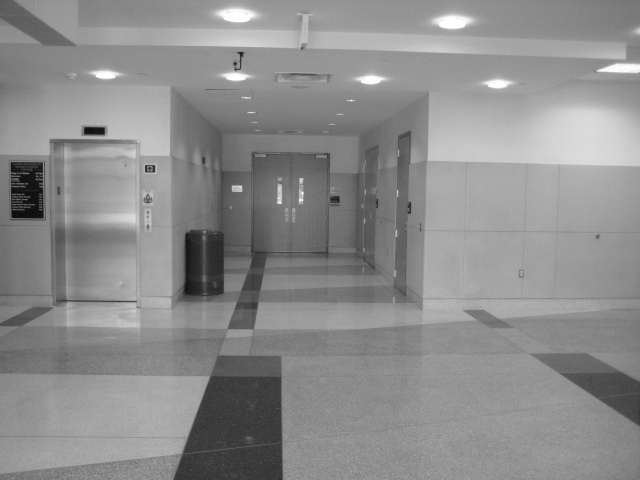
#> input picture negative_images/UMD_045.jpg, 640 x 480 px; its folder holds only this picture in this run
$ python -i utils.py   (imports and definitions only)
#> lines starting #> are read from the running program, lines starting #| are printed output that depends on the picture
import os
import cv2
import numpy as np
import matplotlib.pyplot as plt
import matplotlib.patches as patches
from skimage import feature, transform
from sklearn.feature_extraction.image import PatchExtractor

# [38 lines left out: functions count_elements_in_folder, read_and_convert, not called in this run]


def process_image(img_path, rescaling_factor=None):
    """
    Process an image by performing histogram equalization and optional rescaling.

    Args:
        img_path (str): The path to the input image file.
        rescaling_factor (float, optional): The factor by which to rescale the image.
                                            Default is None.

    Returns:
        numpy.ndarray: The processed image.
    """
#> called with img_path = 'negative_images/UMD_045.jpg'
    img = cv2.imread(img_path)
#> img is the input picture: shape (480, 640, 3); min 7, max 255, mean 140.5

    if len(img.shape) == 2:
        img = cv2.equalizeHist(img)
    else:
        img = cv2.cvtColor(img, cv2.COLOR_BGR2GRAY)
#> img: shape (480, 640)
        img = cv2.equalizeHist(img)
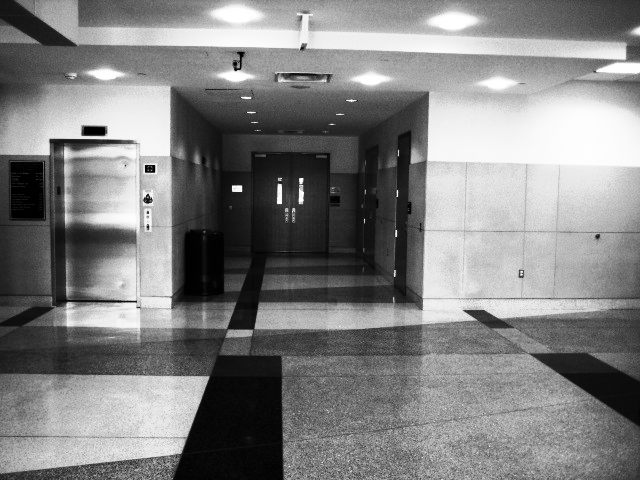
#> img: shape (480, 640); min 0, max 255, mean 128.9

    if rescaling_factor is not None:
        img = transform.rescale(img, rescaling_factor)

    return img


# [224 lines left out: functions extract_patches, sliding_window, non_max_suppression, detect_faces, show_bboxes, not called in this run]

>>> result = process_image('negative_images/UMD_045.jpg')

$ run again, on negative_images/UMD_054.jpg
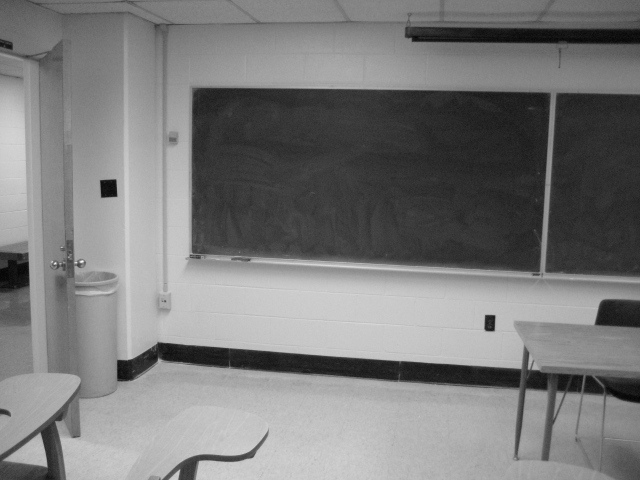
#> input picture negative_images/UMD_054.jpg, 640 x 480 px
#> in process_image, img is the input picture: shape (480, 640, 3); min 1, max 249, mean 122.9
#> in process_image, `img = cv2.equalizeHist(img)`:
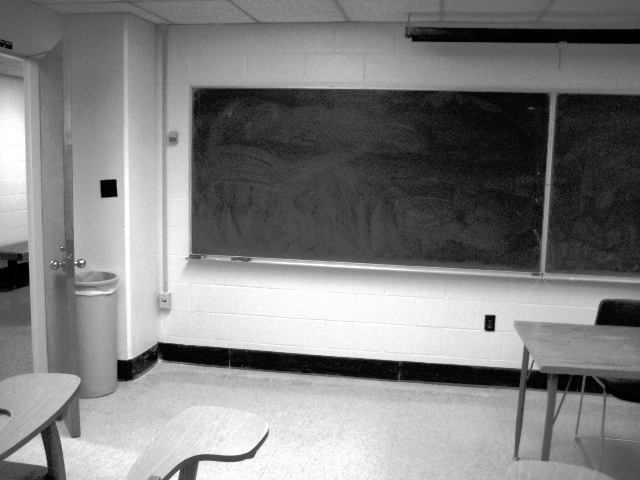
#> img: shape (480, 640); min 0, max 255, mean 128.3

$ run again, on negative_images/UMD_069.jpg
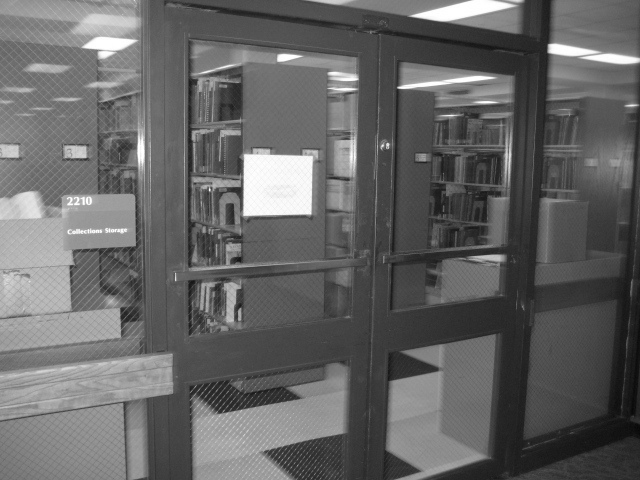
#> input picture negative_images/UMD_069.jpg, 640 x 480 px
#> in process_image, img is the input picture: shape (480, 640, 3); min 7, max 255, mean 101.1
#> in process_image, `img = cv2.equalizeHist(img)`:
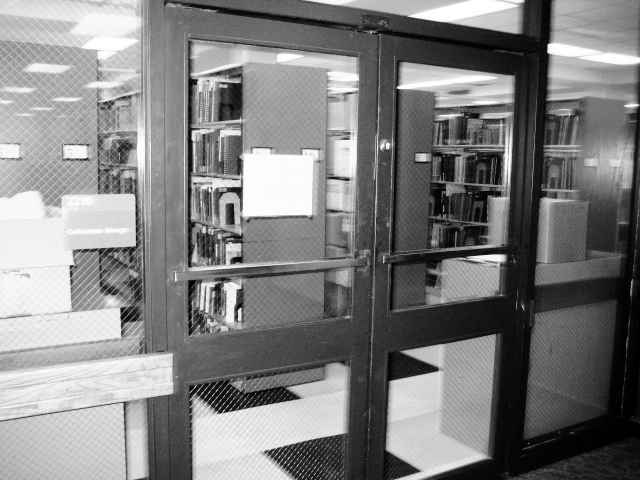
#> img: shape (480, 640); min 0, max 255, mean 128.4

$ run again, on negative_images/UMD_084.jpg
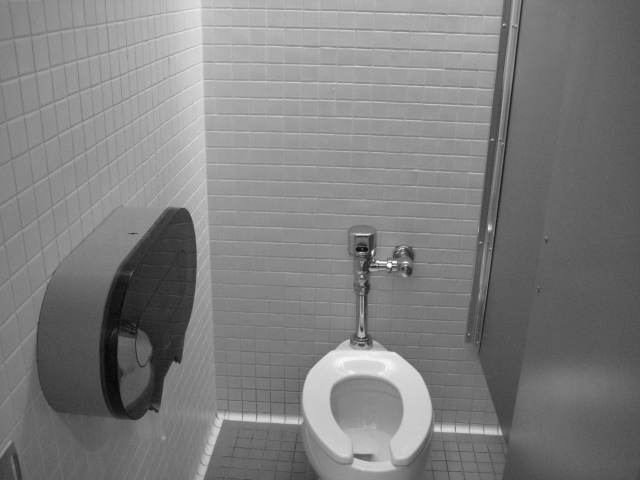
#> input picture negative_images/UMD_084.jpg, 640 x 480 px
#> in process_image, img is the input picture: shape (480, 640, 3); min 5, max 255, mean 126.5
#> in process_image, `img = cv2.equalizeHist(img)`:
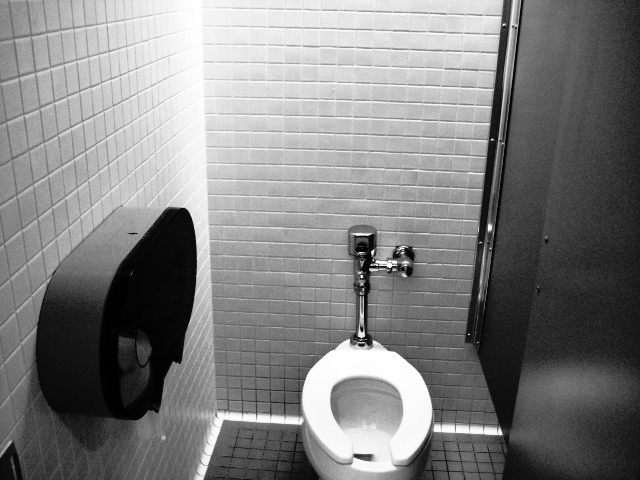
#> img: shape (480, 640); min 0, max 255, mean 128.5
